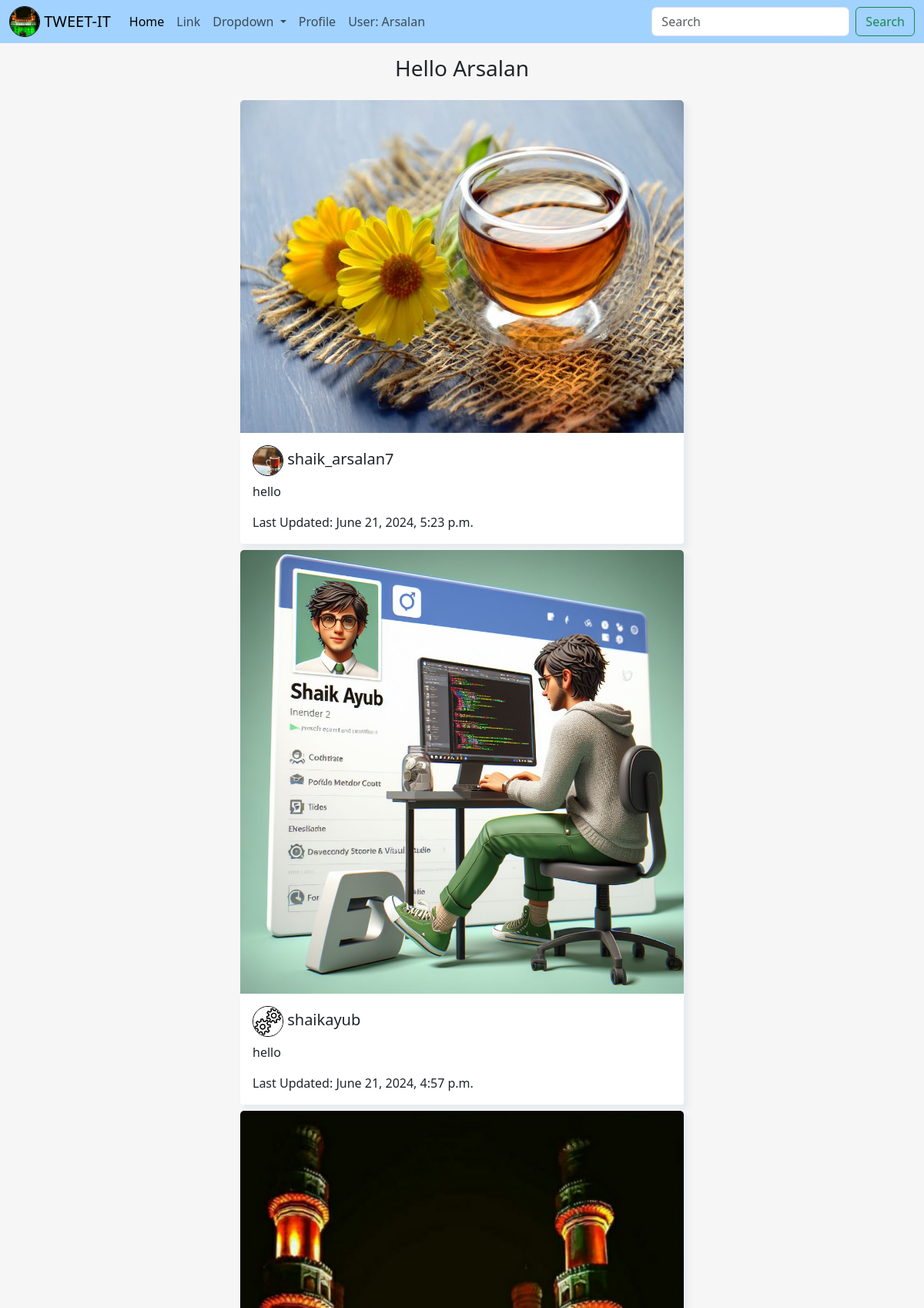
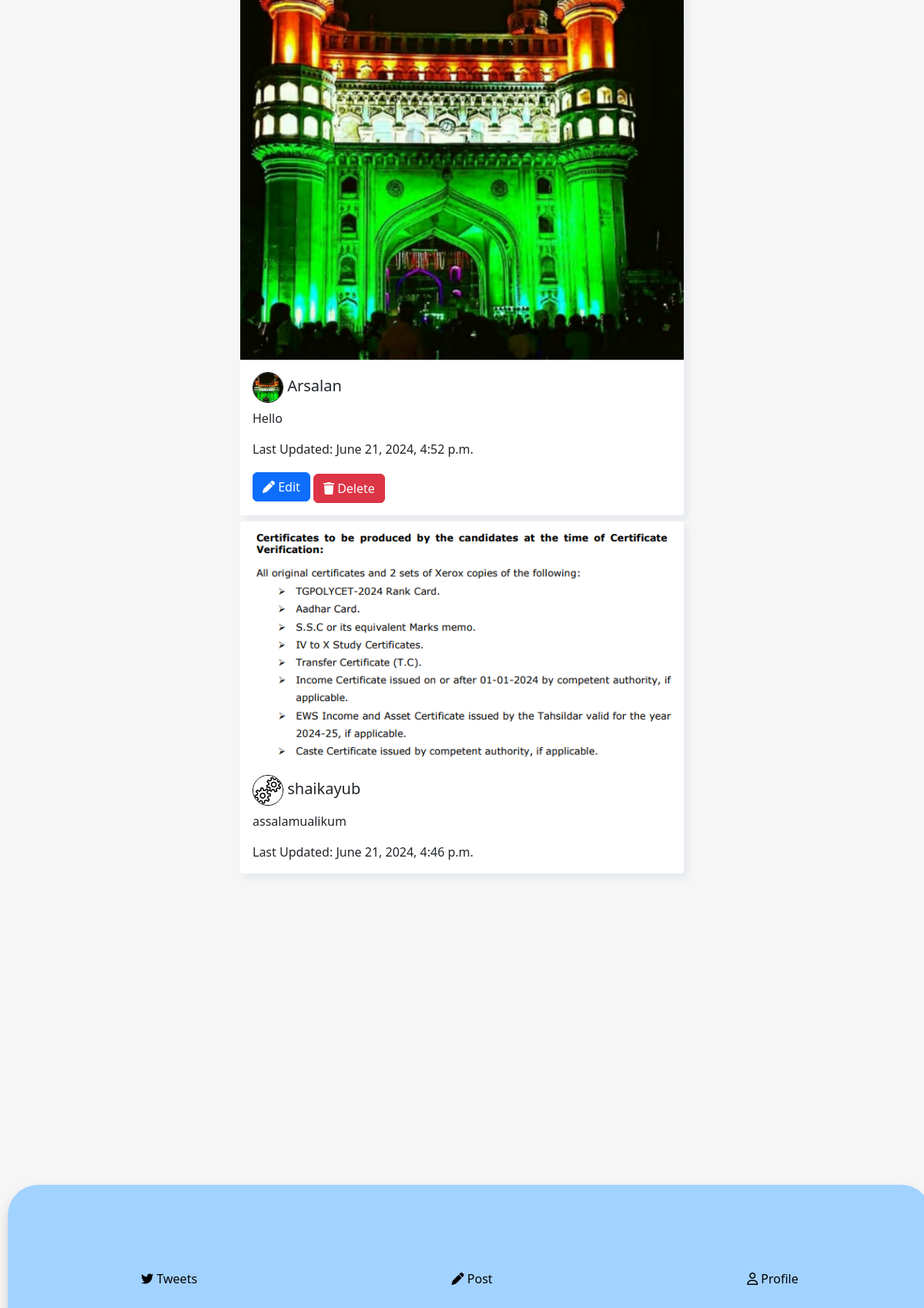
Screenshot of / (signed in) with the database file from the repository (2 pictures, top to bottom).
### main/models.py (models this page shows, shortened)
class Profile(models.Model):
    user = models.OneToOneField(settings.AUTH_USER_MODEL, on_delete=models.CASCADE)
    profile_pic = models.ImageField(upload_to='profile_pics/', blank=True, null=True)

class Tweet(models.Model):
    user = models.ForeignKey(settings.AUTH_USER_MODEL, on_delete=models.CASCADE)
    text = models.TextField(max_length=240)
    photo = models.ImageField(upload_to='photos/',null=True,blank=True)
    created_at = models.DateTimeField(default=timezone.now)
    updated_at = models.DateTimeField(default=timezone.now)

### main/views.py (the view, shortened to what this page needs)
# urls.py: path('', views.tweetlist, name='tweetlist'),
def tweetlist(request):
    tweets = Tweet.objects.all().order_by('-created_at')
    search_query = request.GET.get('search', '')
    context = {
        'tweets': tweets,
        'search_query': search_query,
    }
    return render(request, 'tweet_list.html', context)

### main/templates/tweet_list.html (shortened to what this page needs)
{% extends 'base.html' %}
{% block start %}
<div class="container-fluid main " style="max-width: 600px;">
  <h3 class="text-center mt-3 mb-4">Hello {{ request.user.username }}</h3>
  <div class="row justify-content-center gap-1">
    {% for tweet in tweets %}
    <div class=" mb-3" >
      <div class="card mb-2">
        <a href="{% url 'tweet_detail' tweet.id %}">
        {% if tweet.photo %}
        <img src="{{ tweet.photo.url }}" class="card-img-top" alt="Tweet Image" style="height: 100%; object-fit: cover;">
        {% endif %}
        </a>
        <div class="card-body">
          <h5 class="card-title">
            <span>
              {% if tweet.user.profile.profile_pic %}
              <img src="{{ tweet.user.profile.profile_pic.url }}" alt="Profile Picture" class="profile_pic">
                {% endif %}
            </span>
            {{ tweet.user.username }}
          </h5>
          <p class="card-text">{{ tweet.text }}</p>
          {% if tweet.updated_at %}
          <p class="card-text time">Last Updated: {{ tweet.updated_at }}</p>
          {% else %}
          <p class="card-text time">Created: {{ tweet.created_at }}</p>
          {% endif %}
          {% if tweet.user == user %}
          <a href="{% url 'tweetedit' tweet.id %}" class="btn btn-primary"><i class="fa-solid fa-pen" style="color: #ffffff;"></i> Edit</a>
          <a href="{% url 'tweetdelete' tweet.id %}" class="btn btn-danger mt-1"><i class="fa-solid fa-trash" style="color: #ffffff;"></i> Delete</a>
          {% endif %}
        </div>
      </div>
          {% endfor %}
      </div>
      </div>
      </div>
</div>
<div class="mobile-menu nav navbar-expand-lg  mt-3 mb-2  shadow p-2">
  <li>
    <a href="{% url 'user_tweets' %}"><i class="fa-brands fa-twitter" style="color: #000000;"></i> Tweets</a>
  </li>
  <li>
    <a href="{% url 'tweetcreate' %}" class=""><i class="fa-solid fa-pen" style="color: #000000;"></i> Post</a>
  </li>
  <li>
        <a href="profile/"><i class="fa-regular fa-user" style="color: #000000;"></i> Profile</a>
        </li>
    </div>
{% endblock %}

### main/templates/base.html (shortened to what this page needs)
{% load static %}
<!DOCTYPE html>
<html lang="en" data-bs-theme="light">
  <head>
    <link rel="stylesheet" href="https://cdnjs.cloudflare.com/ajax/libs/font-awesome/6.5.2/css/all.min.css" />
    <link
      href="https://cdn.jsdelivr.net/npm/bootstrap@5.3.3/dist/css/bootstrap.min.css"
      rel="stylesheet"
    />
    <link rel="stylesheet" href="{% static 'css/style.css' %}" />
  </head>
  <body>
    <nav class="navbar navbar-expand-lg " >
        <div class="container-fluid">
          {% if request.user.profile.profile_pic %}
            <img src="{{ request.user.profile.profile_pic.url }}" class="profile-image" alt="Profile Image" style="height: 40px; width: 40px;">
        {% endif %}
          <a class="navbar-brand" href="#"> &nbsp;TWEET-IT</a>
          <div class="collapse navbar-collapse" id="navbarSupportedContent">
            <ul class="navbar-nav me-auto mb-2 mb-lg-0">
              <li class="nav-item">
                <a class="nav-link active" aria-current="page" href="/">Home</a>
              </li>
              <li class="nav-item">
                <a class="nav-link" href="#">Link</a>
              </li>
              <li class="nav-item dropdown">
                <a class="nav-link dropdown-toggle" href="#" role="button" data-bs-toggle="dropdown" aria-expanded="false">
                  Dropdown
                </a>
              </li>
              <li class="nav-item">
                <a href="{% url 'profile' %}" class="nav-link">Profile</a>
              </li>
              <li class="nav-item">
  <a href="#" class="nav-link">User: {{user.username}}</a>
              </li>
            </ul>
            <form class="d-flex" role="search">
              <input class="form-control me-2" type="search" placeholder="Search" aria-label="Search" name="search">
              <button class="btn btn-outline-success" type="submit">Search</button>
            </form>
          </div>
        </div>
      </nav>
      {% block start %}
    {% endblock %}
  </body>
</html>

### main/static/css/style.css (style rules this page uses)
.card-img-top { object-fit: cover; }
.main { max-height: 80vh; overflow: hidden; overflow: scroll; max-width: 80vw; }
.time { font-weight: 100; font-size: 16px; }
.mobile-menu { position: fixed; margin-top: 40px; align-items: center; bottom: 0px; left: 0px; width: 100%; background-color: #a2d2ff; color: #000; height: 7%; border-radius: 40px; margin-left: 10px; margin-right: 10px; padding: 40px; display: flex; justify-content: space-around; }
.mobile-menu li, a { color: #000; }
.profile_pic { width: 40px; height: 40px; border-radius: 50%; object-fit: cover; border: 0.5px solid black; }
a { text-decoration: none; }
.profile-image { width: 200px; height: 200px; border: 0.5px solid black; border-radius: 50%; object-fit: cover; }
.card-img-top { max-width: 100%; height: auto; }
.navbar { background-color: #a2d2ff; position: sticky; top: 0; z-index: 99999; }
body { background-color: #f7f6f6 }
.card { border: none; box-shadow: 5px 6px 6px 2px #e9ecef; border-radius: 4px; }

### main/templates/base.html (style rules this page uses)
.card-img-top { object-fit: cover; }
.main { max-height: 80vh; overflow: hidden; overflow: scroll; max-width: 80vw; }
.time { font-weight: 100; font-size: 16px; }
.mobile-menu { position: fixed; margin-top: 40px; align-items: center; bottom: 0px; left: 0px; width: 100%; background-color: #a2d2ff; color: #000; height: 7%; border-radius: 40px; margin-left: 10px; margin-right: 10px; padding: 40px; display: flex; justify-content: space-around; }
.mobile-menu li, a { color: #000; }
.profile_pic { width: 40px; height: 40px; border-radius: 50%; object-fit: cover; border: 0.5px solid black; }
a { text-decoration: none; }
.profile-image { width: 200px; height: 200px; border: 0.5px solid black; border-radius: 50%; object-fit: cover; }
.card-img-top { max-width: 100%; height: auto; }
.navbar { background-color: #a2d2ff; position: sticky; top: 0; z-index: 99999; }
body { background-color: #f7f6f6 }
.card { border: none; box-shadow: 5px 6px 6px 2px #e9ecef; border-radius: 4px; }

### rows the page displays
Tweet: photo (picture), user.profile.profile_pic (picture), user.username "shaik_arsalan7", text "hello", updated_at "June 21, 2024, 5:23 p.m."
Tweet: photo (picture), user.profile.profile_pic (picture), user.username "shaikayub", text "hello", updated_at "June 21, 2024, 4:57 p.m."
Tweet: photo (picture), user.profile.profile_pic (picture), user.username "Arsalan", text "Hello", updated_at "June 21, 2024, 4:52 p.m.", shows "Edit"
Tweet: photo (picture), user.profile.profile_pic (picture), user.username "shaikayub", text "assalamualikum", updated_at "June 21, 2024, 4:46 p.m."

### other values shown
{{ user.username }} "Arsalan"
{{ request.user.username }} "Arsalan"
